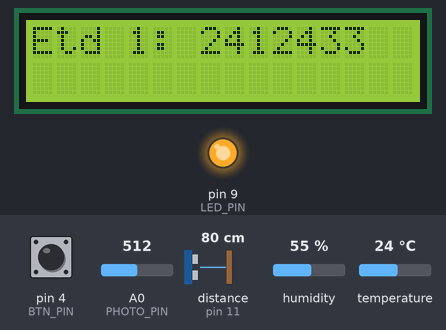
Bench run of a sketch on a simulated Arduino Uno, built with avr-gcc and run on an emulated ATmega328P. Shown: 16×2 character LCD, output pins drawn as LEDs (lit = HIGH). Inputs (shaded band) come from the test bench; at power-on: pin 4 (BTN_PIN) HIGH, A0 (PHOTO_PIN) = 512, humidity 55 %, temperature 24 °C, distance to the obstacle (sensor on pin 11) 80 cm. The echo pulse lasts 58.3 µs per cm; what the sketch prints to the serial monitor is not drawn.

Above: at 1.2 s.
1.3 s: pin 4 (BTN_PIN) pulled LOW for 0.15 s
At 3.7 s:
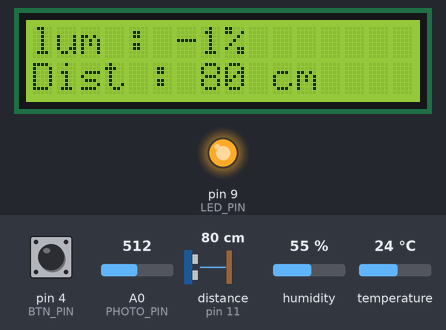
4.6 s: A0 (PHOTO_PIN) set to 527
At 5.9 s:
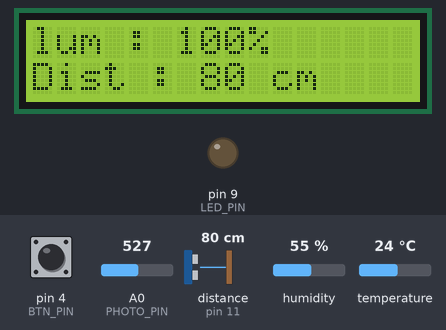
6.8 s: pin 4 (BTN_PIN) pulled LOW for 0.15 s
At 7.5 s:
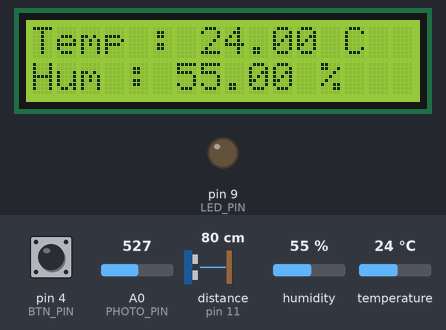
8.6 s: humidity set to 22 %
At 10.9 s:
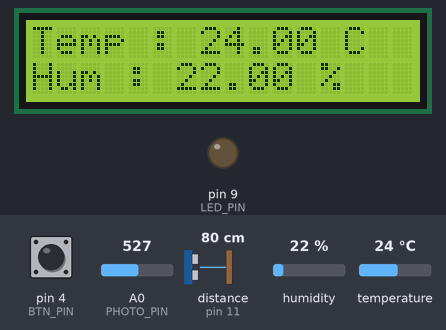
11.6 s: temperature set to 12 °C
At 15.9 s:
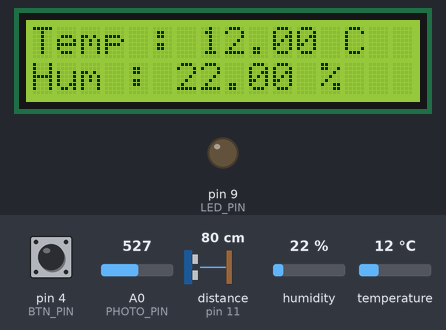
16.6 s: humidity set to 40 %
At 21.0 s:
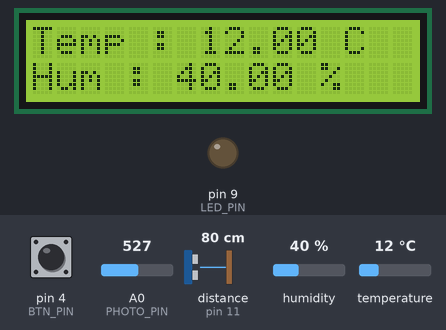
Timing chart, 0 to 22.5 s (numbered marks = the images above; inputs shaded):
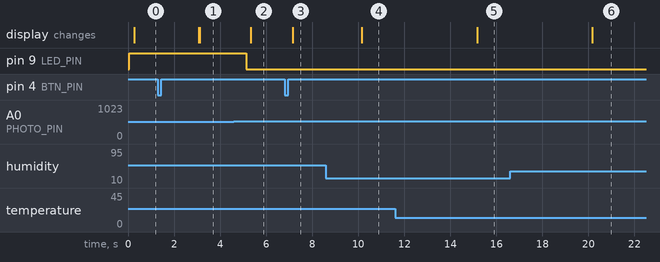

Measured:
- the behaviour switches between 512 and 513 on A0 (PHOTO_PIN) (found by bisection; images 1 and 2)
- after the input at 1.3 s, the display: first differs from a run without the input after 1.8 s (image 1)
- after the input at 4.6 s, pin 9 (LED_PIN): HIGH → LOW after 0.53 s; the display: changes after 0.72 s (image 2)
- after the input at 6.8 s, the display: changes after 0.36 s (image 3)
- after the input at 8.6 s, the display: changes after 1.6 s (image 4)
- after the input at 11.6 s, the display: changes after 3.6 s (image 5)
- after the input at 16.6 s, the display: changes after 3.6 s (image 6)

The sketch:

maison_01.ino
```cpp
#include <LiquidCrystal_I2C.h>
#include <OneButton.h>
#include <DHT.h>
#include <HCSR04.h>

#define LED_PIN 9
#define PHOTO_PIN A0
#define BTN_PIN 4
#define DHTPIN 7
#define DHTTYPE DHT11
#define TRIGGER_PIN 12
#define ECHO_PIN 11
#define LCD_ADDR 0x27

// Traduction
// State = État
// current = actuel
// rate = taux

enum AppState { DEMARRAGE,
                DHT_STATE,
                LUM_DIST,
                CALIBRATION };

AppState currentState = DEMARRAGE;

// Définir les variables globales
unsigned long currentTime;
bool clique = false;
bool double_clique = false;
int photoR;
int min = 1023;
int max = 0;
int valeur = 0;
int minimum = 0;
int maximum = 0;
int pourcentage = 0;
int maxPourcent = 100;
int minPourcent = 0;
int dist = 0;
float valeurHum = 0;
float valeurTemp = 0;
const int delai_appui = 100;
LiquidCrystal_I2C lcd(LCD_ADDR, 16, 2);
OneButton button(BTN_PIN);
DHT dht(DHTPIN, DHTTYPE);
HCSR04 hc(TRIGGER_PIN, ECHO_PIN);

void setup() {
  Serial.begin(9600);

  initPins();
lcdInit();
  buttonInit();
  dht.begin();
}

void initPins() {
  pinMode(LED_PIN, OUTPUT);
}

void lcdInit() {
  lcd.init();  // initialize the lcd
  lcd.backlight();
}

void buttonInit() {
  // Faire le code pour l'initialisation du bouton
  button.attachClick(cliquer);
  button.attachDoubleClick(doubleCliquer);
  button.setClickMs(delai_appui);
}

int setMinPhotoR(int val) {
  if (val < min) {
    min = val;
  }
  return min;
}

int setMaxPhotoR(int val) {
  if (val > max) {
    max = val;
  }
  return max;
}


void loop() {
  currentTime = millis();
  button.tick();
  switch (currentState) {
    case DEMARRAGE:

      bootState(currentTime);
      break;
    case DHT_STATE:

      affichageDHT(currentTime);
      if (clique) {
        clique = false;
        currentState = LUM_DIST;
      }

      if (double_clique) {
        double_clique = false;
        currentState = CALIBRATION;
      }
      break;
    case LUM_DIST:

      affichageLumDist(currentTime);
      if (clique) {
        currentState = DHT_STATE;
        clique = false;
      }
      if (double_clique) {
        currentState = CALIBRATION;
        double_clique = false;
      }
      break;
    case CALIBRATION:

      calibrer(currentTime);
      if (clique) {
        currentState = DHT_STATE;
        clique = false;
      }
      break;
  }
  dhtState(currentTime);
  photoResistance(currentTime);

  affichagePortSerie(currentTime);
}

// Représente une tâche quelconque qui doit être exéctué de façon continue
void affichagePortSerie(unsigned long ct) {
  static unsigned long lastTime = 0;
  const int rate = 3000;

  if (ct - lastTime > rate) {
    lastTime = ct;
    Serial.print("Lum:");
    Serial.print(pourcentage);
    Serial.print(",Min:");
    Serial.print(minimum);
    Serial.print(",Max:");
    Serial.print(maximum);
    Serial.print(",Dist:");
    Serial.print(dist);
    Serial.print(",T:");
    Serial.print(valeurTemp);
    Serial.print(",H:");
    Serial.println(valeurHum);
    // Exemple de tâche
    // Lire distance
  }
}

void photoResistance(unsigned long ct) {
  static int valeurPhotoR = 0;
  static unsigned long lastTime = 0;
  static unsigned long lcdRate = 250;
  static unsigned long previousTime = 0;
  const int rate = 1000;

  if (ct - lastTime > rate) {
    lastTime = ct;
    valeurPhotoR = analogRead(PHOTO_PIN);
    maximum = setMaxPhotoR(valeurPhotoR);
    minimum = setMinPhotoR(valeurPhotoR);
    pourcentage = map(valeurPhotoR, minimum, maximum, minPourcent, maxPourcent);

    // Exemple de tâche
    // Lire distance
  }
  distance();
  if (pourcentage < 30) {
    digitalWrite(LED_PIN, HIGH);

  } else {
    digitalWrite(LED_PIN, LOW);
  }
}
void distance() {
  unsigned long ct = millis();
  const int delai = 250;
  static unsigned long previousTime = 0;
  if (ct - previousTime >= delai) {
    previousTime = ct;
    dist = hc.dist();
  }
}

void bootState(unsigned long ct) {
  static unsigned long lastTime = 0;
  const int exitTime = 3000;
  const int lcdRate = 250;

  if (ct - lastTime >= lcdRate) {
    lastTime = ct;

    lcd.setCursor(0, 0);

    lcd.print("Etd 1: 2412433");
    lcd.print("                   ");
  }

  if (ct < exitTime) return;

  currentState = DHT_STATE;
}

void dhtState(unsigned long ct) {
  static unsigned long lastTime = 0;
  const int lcdRate = 250;
  static unsigned long previousTime = 0;
  const int rate = 5000;
  if (ct - previousTime >= rate) {
    previousTime = ct;
    valeurHum = dht.readHumidity();
    valeurTemp = dht.readTemperature();
  }
}
void affichageLumDist(unsigned long ct) {
  static unsigned long lcdRate = 250;
  static unsigned long previousTime = 0;
  const int rate = 1000;
  const int delai_distance = 250;

  if (ct - previousTime >= lcdRate) {
    previousTime = ct;
    lcd.setCursor(0, 0);
    lcd.print("lum : ");
    lcd.print(pourcentage);
    lcd.print("%");
    lcd.print("                           ");
    lcd.setCursor(0, 1);
    lcd.print("Dist : ");
    lcd.print(dist);
    lcd.print(" cm");
    lcd.print("                           ");
  }
}

void affichageDHT(unsigned long ct) {

  const int lcdRate = 250;
  static unsigned long previousTime = 0;

  if (ct - previousTime >= lcdRate) {
    previousTime = ct;
    lcd.setCursor(0, 0);
    lcd.print("Temp : ");
    lcd.print(valeurTemp);
    lcd.print(" C");
    lcd.setCursor(0, 1);
    lcd.print("Hum : ");
    lcd.print(valeurHum);
    lcd.print(" %");
  }
}
void calibrer(unsigned long ct) {
  const int lcdRate = 250;
  static unsigned long lastTime = 0;
  if (ct - lastTime >= lcdRate) {
    lastTime = ct;
    lcd.setCursor(0, 0);
    lcd.print("Lum min: ");
    lcd.print(minimum);
    lcd.print("                ");
    lcd.setCursor(0, 1);
    lcd.print("Lum max: ");
    lcd.print(maximum);
    lcd.print("                ");
  }
}


void cliquer() {
  clique = true;
}
void doubleCliquer() {
  double_clique = true;
}
```
